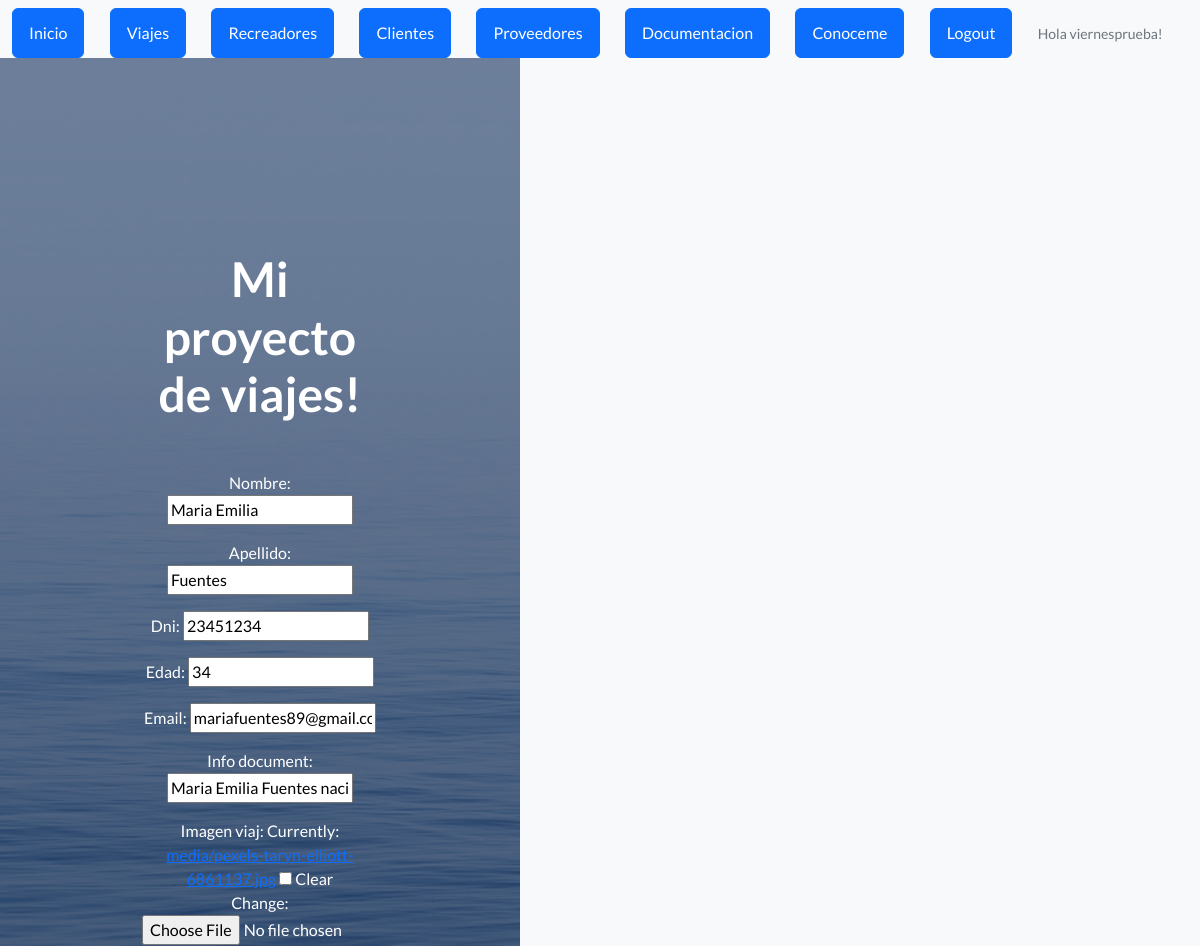
The app's page /proyecto/recreadores/actualizar/4/ (signed in, upper part), older data.
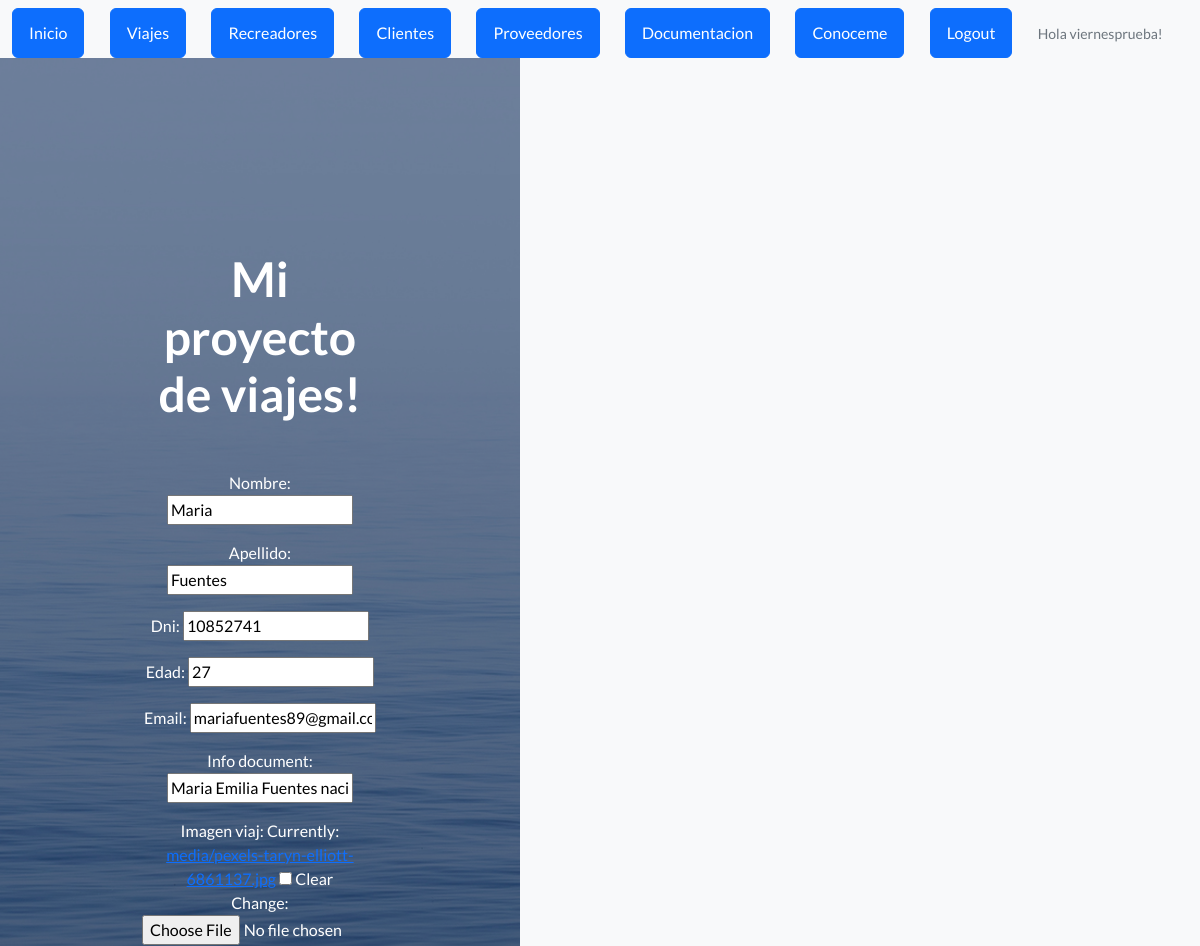
The same page, newer data.
### appexcursiones/models.py (models this page shows, shortened)
class Recreadores(models.Model):
   nombre = models.CharField(max_length=50)
   apellido = models.CharField(max_length=50)
   dni = models.IntegerField()
   edad = models.IntegerField()
   email= models.EmailField(max_length=80)
   info_document = models.CharField(null=True, max_length=300)
   imagen_viaj= models.ImageField(null=True, blank=True, upload_to="media")

### appexcursiones/views.py (the view)
# urls.py: path('recreadores/actualizar/<pk>/', views.RecreadoresUpdateView.as_view(), name="proyecto-recreadores-update"),
class RecreadoresUpdateView(LoginRequiredMixin, UpdateView):
    model = Recreadores
    success_url = reverse_lazy("proyecto-recreadores-list")
    fields = ["nombre", "apellido", "dni", "edad",  "email", "info_document", "imagen_viaj"]
    template_name = "Appnuevo/recreadores_update.html"

### appexcursiones/templates/Appnuevo/recreadores_update.html (shortened to what this page needs)
{% extends "Appnuevo/base.html" %}
{% load static %}
{% block contenido %}
<form method="post" enctype="multipart/form-data">
    {{form.as_p}}
</form>
{% endblock contenido %}

### appexcursiones/templates/Appnuevo/base.html (shortened to what this page needs)
<!DOCTYPE html>
<html lang="es">
    <head>
        {% load static %}
        <link href="https://cdn.jsdelivr.net/npm/bootstrap-icons@1.5.0/font/bootstrap-icons.css" rel="stylesheet" type="text/css" />
        <link href="{% static 'Appnueva/css/styles.css' %}" rel="stylesheet" />
    </head>
    <body>
        <nav class="navbar navbar-light bg-light static-top">
            <div class="container-fluid">
                <a class="btn btn-primary" href="{% url 'proyecto-inicio' %}">Inicio</a>
                <a class="btn btn-primary" href="{% url 'proyecto-viajes-list' %}">Viajes</a>
                <a class="btn btn-primary" href="{% url 'proyecto-recreadores-list' %}">Recreadores</a>
                <a class="btn btn-primary" href="{% url 'proyecto-clientes-list' %}">Clientes</a>
                <a class="btn btn-primary" href="{% url 'proyecto-proveedores-list' %}">Proveedores</a>
                <a class="btn btn-primary" href="{% url 'proyecto-documentacion-list' %}">Documentacion</a>
                <a class="btn btn-primary" href="{% url 'appdos-conoceme' %}">Conoceme</a>
                {% if request.user.is_authenticated %}
                    <a class="btn btn-primary" href="{% url 'auth-logout' %}">Logout</a>
                    <p class="small text-muted mb-4 mb-lg-0">Hola {{request.user.username}}!</p>
                {% endif %}
            </div>
        <header class="masthead">
            <div class="container position-relative">
                <div class="row justify-content-center">
                    <div class="col-xl-6">
                        <div class="text-center text-white">
                            <h1 class="mb-5">Mi proyecto de viajes!</h1>
                            {% block  contenido %}
                            {% endblock  %}
                        </div>
                    </div>
                </div>
            </div>
        </header>
    </body>
</html>

Row changes from the older to the newer data that the page shows:
changed Recreadores "Fuentes": nombre "Maria Emilia" → "Maria"; dni "23451234" → "10852741"; edad "34" → "27"
